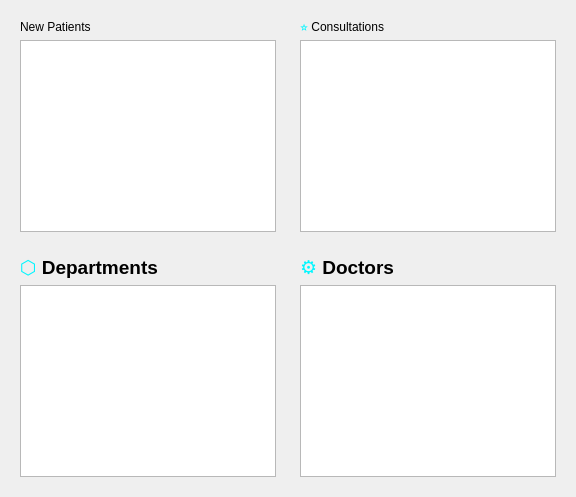
            <widget class="QWidget" name="homePage">
             <layout class="QGridLayout" name="gridLayout">
              <item row="0" column="0">
               <widget class="QFrame" name="mainChartFrame">
                <layout class="QVBoxLayout" name="mainChartLayout">
                 <item>
                  <layout class="QHBoxLayout">
                   <item>
                    <widget class="QLabel" name="mainChartTitle">
                     <property name="text">
                      <string>&lt;html&gt;&lt;head/&gt;&lt;body&gt;&lt;p&gt; New Patients&lt;/p&gt;&lt;/body&gt;&lt;/html&gt;</string>
                     </property>
                    </widget>
                   </item>
                   <item>
                    <spacer>
                     <property name="orientation">
                      <enum>Qt::Orientation::Horizontal</enum>
                     </property>
                     <property name="sizeHint" stdset="0">
                      <size>
                       <width>0</width>
                       <height>0</height>
                      </size>
                     </property>
                    </spacer>
                   </item>
                  </layout>
                 </item>
                 <item>
                  <widget class="QGraphicsView" name="mainChartPlaceholder">
                   <property name="styleSheet">
                    <string notr="true"/>
                   </property>
                  </widget>
                 </item>
                </layout>
               </widget>
              </item>
              <item row="0" column="1">
               <widget class="QFrame" name="barChartFrame">
                <layout class="QVBoxLayout" name="barChartLayout">
                 <item>
                  <widget class="QLabel" name="barChartTitle">
                   <property name="text">
                    <string>&lt;html&gt;&lt;head/&gt;&lt;body&gt;&lt;p&gt;&lt;span style=&quot; color:#00f6ff;&quot;&gt;⭐ &lt;/span&gt; Consultations&lt;/p&gt;&lt;/body&gt;&lt;/html&gt;</string>
                   </property>
                  </widget>
                 </item>
                 <item>
                  <widget class="QGraphicsView" name="barChartPlaceholder">
                   <property name="styleSheet">
                    <string notr="true"/>
                   </property>
                  </widget>
                 </item>
                </layout>
               </widget>
              </item>
              <item row="1" column="0">
               <widget class="QFrame" name="donutChartFrame">
                <layout class="QVBoxLayout" name="verticalLayout_5">
                 <item>
                  <widget class="QLabel" name="label">
                   <property name="text">
                    <string>&lt;html&gt;&lt;head/&gt;&lt;body&gt;&lt;p&gt;&lt;span style=&quot; font-size:14pt; font-weight:700; color:#00f6ff;&quot;&gt;⬡ &lt;/span&gt;&lt;span style=&quot; font-size:14pt; font-weight:700;&quot;&gt; Departments&lt;/span&gt;&lt;/p&gt;&lt;/body&gt;&lt;/html&gt;</string>
                   </property>
                  </widget>
                 </item>
                 <item>
                  <widget class="QGraphicsView" name="donutChartPlaceholder">
                   <property name="styleSheet">
                    <string notr="true"/>
                   </property>
                  </widget>
                 </item>
                </layout>
               </widget>
              </item>
              <item row="1" column="1">
               <widget class="QFrame" name="verticalBarFrame">
                <layout class="QVBoxLayout" name="verticalLayout_6">
                 <item>
                  <widget class="QLabel" name="label_2">
                   <property name="text">
                    <string>&lt;html&gt;&lt;head/&gt;&lt;body&gt;&lt;p&gt;&lt;span style=&quot; font-size:14pt; font-weight:700; color:#00f6ff;&quot;&gt;⚙ &lt;/span&gt;&lt;span style=&quot; font-size:14pt; font-weight:700;&quot;&gt; Doctors&lt;/span&gt;&lt;/p&gt;&lt;/body&gt;&lt;/html&gt;</string>
                   </property>
                  </widget>
                 </item>
                 <item>
                  <widget class="QGraphicsView" name="verticalBarPlaceholder">
                   <property name="styleSheet">
                    <string notr="true"/>
                   </property>
                  </widget>
                 </item>
                </layout>
               </widget>
              </item>
             </layout>
            </widget>
